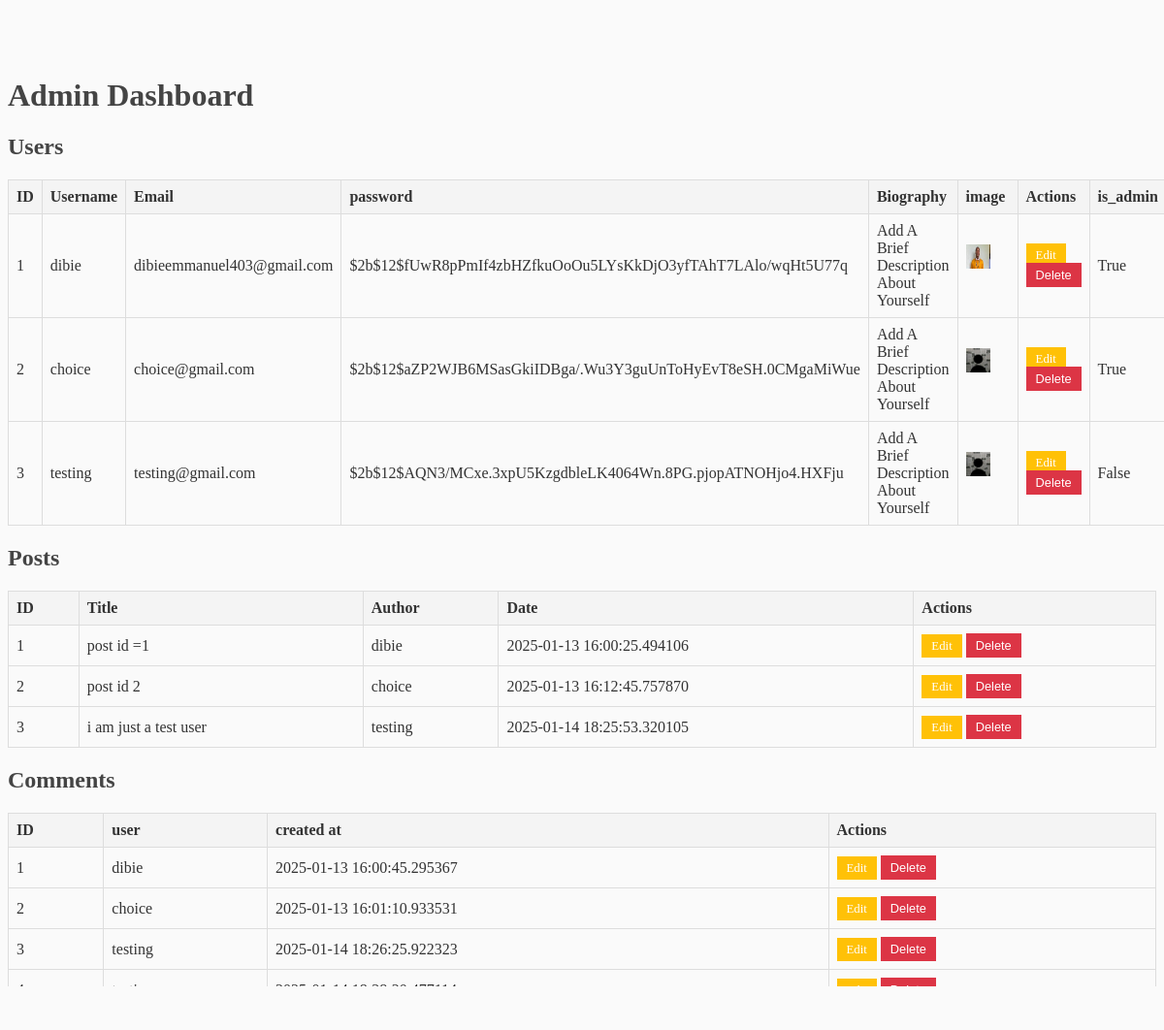
Page /admin (signed in) on the earlier database version.
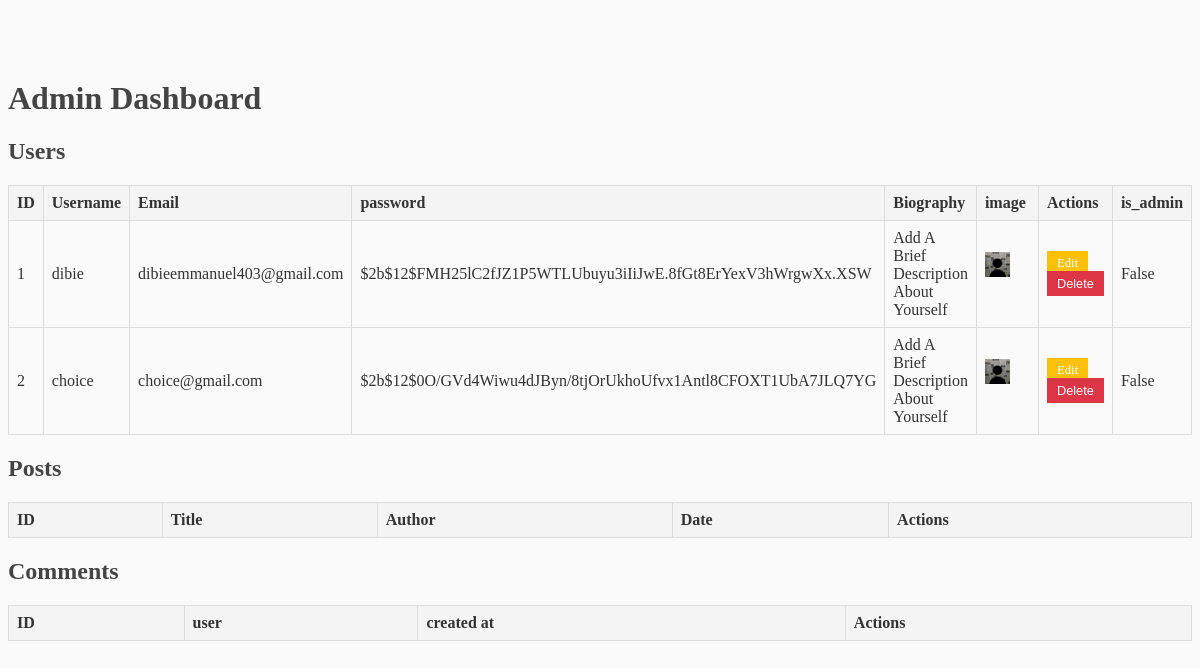
Same page on the later database version.
### flaskblog/models.py (models this page shows, shortened)
class User(db.Model, UserMixin):
    id = db.Column(db.Integer, primary_key=True)
    username = db.Column(db.String(20), nullable=False, unique=True)
    email = db.Column(db.String(120), nullable=False, unique=True)
    image_file = db.Column(db.String(20), nullable=False, default='default.jpg')
    password = db.Column(db.String(60), nullable=False)
    posts = db.relationship('Post', backref='author', lazy=True)
    is_admin = db.Column(db.Boolean, nullable=False,default=False)
    Biography= db.Column(db.Text, nullable=False,default='Add A Brief Description About Yourself')

class Post(db.Model):
    id = db.Column(db.Integer, primary_key=True)
    title = db.Column(db.String(100), nullable=False)
    content = db.Column(db.Text, nullable=False)
    date = db.Column(db.DateTime, nullable=False, default=datetime.utcnow)
    user_id = db.Column(db.Integer, db.ForeignKey('user.id'), nullable=False)
    is_admin = db.Column(db.Boolean, nullable=False,default=False)
    image = db.Column(db.String(20), nullable=False, default='default.jpg')

class Comment(db.Model):
    id = db.Column(db.Integer, primary_key=True)
    content = db.Column(db.String(500), nullable=False)
    user_id = db.Column(db.Integer, db.ForeignKey('user.id'), nullable=False)
    post_id = db.Column(db.Integer, db.ForeignKey('post.id'), nullable=False)
    created_at = db.Column(db.DateTime, default=datetime.utcnow)
    user = db.relationship('User', backref=db.backref('comments', lazy=True))
    post = db.relationship('Post', backref=db.backref('comments', lazy='dynamic'))

### flaskblog/routes.py (the view)
@app.route('/admin', methods=['GET', 'POST'])
@login_required
def admin_page():
    posts = Post.query.all()  # Fetch all posts
    users = User.query.all()  # Fetch all users
    comments=Comment.query.all()
    if current_user.email != 'dibieemmanuel403@gmail.com':  # Ensure the user is an admin
        flash("You are not authorized to access this page.", "danger")
        return redirect(url_for('home'))  # Redirect unauthorized users to home
    return render_template('admin.html', users=users, posts=posts,comments=comments)

### flaskblog/models.py (called while the page is built)
@login_manager.user_loader
def load_user(user_id):
    return User.query.get(int(user_id))

### flaskblog/templates/Admin.html (shortened to what this page needs)
<!DOCTYPE html>
<html lang="en">
<head>
    <link rel="stylesheet" href="{{ url_for('static', filename='main.css') }}">
</head>
<body>
    <div class="container">
        <h1 class="text-center text-primary">Admin Dashboard</h1>
        <h2 class="mt-5">Users</h2>
        <table class="table table-bordered">
            <thead>
                <tr>
                    <th>ID</th>
                    <th>Username</th>
                    <th>Email</th>
                    <th>password</th>
                    <th>Biography</th>
                    <th>image</th>
                    <th>Actions</th>
                    <th>is_admin</th>
                </tr>
            </thead>
            <tbody>
                {% for user in users %}
                <tr>
                    <td>{{ user.id }}</td>
                    <td>{{ user.username }}</td>
                    <td>{{ user.email }}</td>
                    <td>{{ user.password }}</td>
                    <td>{{ user.Biography }}</td>
                    <td><img class="rounded-circle border account-img2 border-primary"
                     src="{{ url_for('static', filename='profile_pics/' + user.image_file) }}"> </td>
                    <td>
                        <a href="{{ url_for('edit_user', user_id=user.id) }}" class="btn11 btn-warning btn-sm">Edit</a>
                        <form action="{{ url_for('delete_user', user_id=user.id) }}" method="POST" style="display:inline;">
                            <button type="submit" class="btn11 btn-danger btn-sm">Delete</button>
                        </form>
                    </td>
                    <td>{{ user.is_admin }}</td>
                </tr>
                {% endfor %}
            </tbody>
        </table>
        <h2 class="mt-5">Posts</h2>
        <table class="table table-bordered">
            <thead>
                <tr>
                    <th>ID</th>
                    <th>Title</th>
                    <th>Author</th>
                    <th>Date</th>
                    <th>Actions</th>
                </tr>
            </thead>
            <tbody>
                {% for post in posts %}
                <tr>
                    <td>{{ post.id }}</td>
                    <td>{{ post.title }}</td>
                    <td>{{ post.author.username }}</td>
                    <td>{{ post.date }}</td>
                    <td>
                        <a href="{{ url_for('edit_post', post_id=post.id) }}" class="btn11 btn-warning btn-sm">Edit</a>
                        <form action="{{ url_for('delete_post', post_id=post.id) }}" method="POST" style="display:inline;">
                            <button type="submit" class="btn11 btn-danger btn-sm">Delete</button>
                        </form>
                    </td>
                </tr>
                {% endfor %}
            </tbody>
        </table>
        <h2 class="mt-5">Comments</h2>
        <table class="table table-bordered">
            <thead>
                <tr>
                    <th>ID</th>
                    <th>user</th>
                    <th>created at</th>
                    <th>Actions</th>
                </tr>
            </thead>
            <tbody>
                {% for comment in comments %}
                <tr>
                    <td>{{ comment.id }}</td>
                    <td>{{ comment.user.username }}</td>
                    <td>{{ comment.created_at }}</td>
                    <td>
                        <a class="btn11 btn-warning btn-sm">Edit</a>
                        <form action="{{ url_for('delete_comment_admin', comment_id=comment.id) }}" method="POST" style="display:inline;">
                            <button type="submit" class="btn11 btn-danger btn-sm">Delete</button>
                        </form>
                    </td>
                </tr>
               {% endfor %}
            </tbody>
        </table>
    </div>
</body>
</html>

### flaskblog/static/main.css (style rules this page uses)
body { background: #fafafa; color: #333333; margin-top: 5rem; }
h1, h2, h3, h4, h5, h6 { color: #444444; }
.account-img2 { height: 25px; width: 25px; margin-right: 20px; margin-bottom: 16px; }
.table { width: 100%; margin-bottom: 20px; border-collapse: collapse; }
.table th, .table td { border: 1px solid #ddd; padding: 8px; text-align: left; }
.table th { background-color: #f4f4f4; }
.btn11 { text-decoration: none; padding: 5px 10px; color: #fff; border: none; cursor: pointer; }
.btn-warning { background-color: #ffc107; }
.btn-danger { background-color: #dc3545; }
.btn-sm { font-size: 0.8rem; }

Differences in the rows shown:
removed User: id "3", username "testing", email "testing@gmail.com", password "$2b$12$AQN3/MCxe.3xpU5KzgdbleLK4064Wn.8PG.pjopATNOHjo4.HXFju", Biography "Add A Brief Description About Yourself", image_file (placeholder picture), is_admin "False"
removed Post: id "1", title "post id =1", author.username "dibie", date "2025-01-13 16:00:25.494106"
removed Post: id "2", title "post id 2", author.username "choice", date "2025-01-13 16:12:45.757870"
removed Post: id "3", title "i am just a test user", author.username "testing", date "2025-01-14 18:25:53.320105"
removed Comment: id "1", user.username "dibie", created_at "2025-01-13 16:00:45.295367"
removed Comment: id "2", user.username "choice", created_at "2025-01-13 16:01:10.933531"
removed Comment: id "3", user.username "testing", created_at "2025-01-14 18:26:25.922323"
removed Comment: id "4", user.username "testing", created_at "2025-01-14 18:28:20.477114"
changed User "dibie": password "$2b$12$fUwR8pPmIf4zbHZfkuOoOu5LYsKkDjO3yfTAhT7LAlo/wqHt5U77q" → "$2b$12$FMH25lC2fJZ1P5WTLUbuyu3iIiJwE.8fGt8ErYexV3hWrgwXx.XSW"; image_file: picture removed, a placeholder shows; is_admin "True" → "False"
changed User "choice": password "$2b$12$aZP2WJB6MSasGkiIDBga/.Wu3Y3guUnToHyEvT8eSH.0CMgaMiWue" → "$2b$12$0O/GVd4Wiwu4dJByn/8tjOrUkhoUfvx1Antl8CFOXT1UbA7JLQ7YG"; is_admin "True" → "False"
